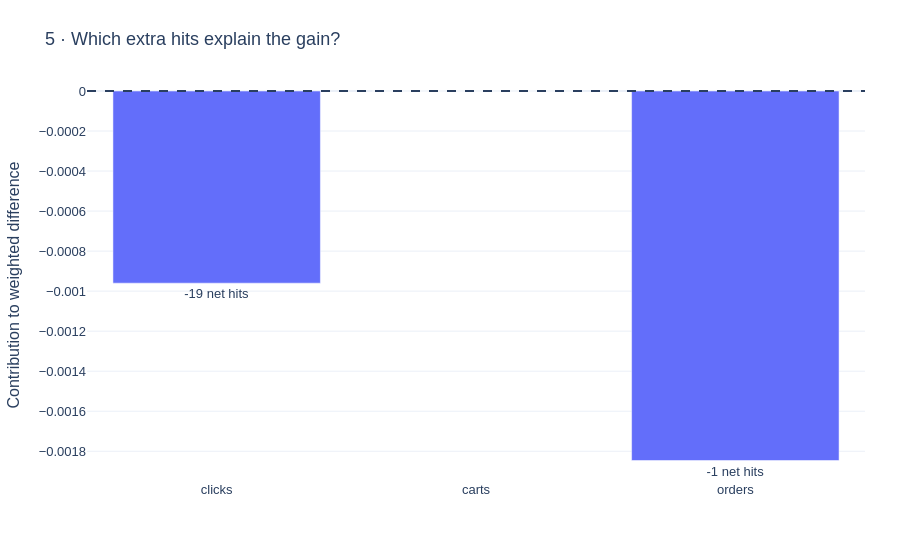

Here is the notebook cell this chart was saved with:
### Markdown cell above
## Which hits explain the difference?

### Code cell
notebook_view.show_chart(5)

### Figure 1 — Plotly figure (JSON) as saved in the notebook; plotly's stock layout.template omitted (floating-point values rounded to 4 significant figures)
{"data": [{"text": ["-19 net hits", "+0 net hits", "-1 net hits"], "textposition": "outside", "type": "bar", "x": ["clicks", "carts", "orders"], "y": [-0.0009601, 0, -0.001846]}], "layout": {"font": {"family": "Arial", "size": 13}, "margin": {"b": 80, "l": 70, "r": 35, "t": 90}, "shapes": [{"line": {"dash": "dash"}, "type": "line", "x0": 0, "x1": 1, "xref": "x domain", "y0": 0, "y1": 0, "yref": "y"}], "title": {"text": "5 · Which extra hits explain the gain?"}, "yaxis": {"title": {"text": "Contribution to weighted difference"}}}}
